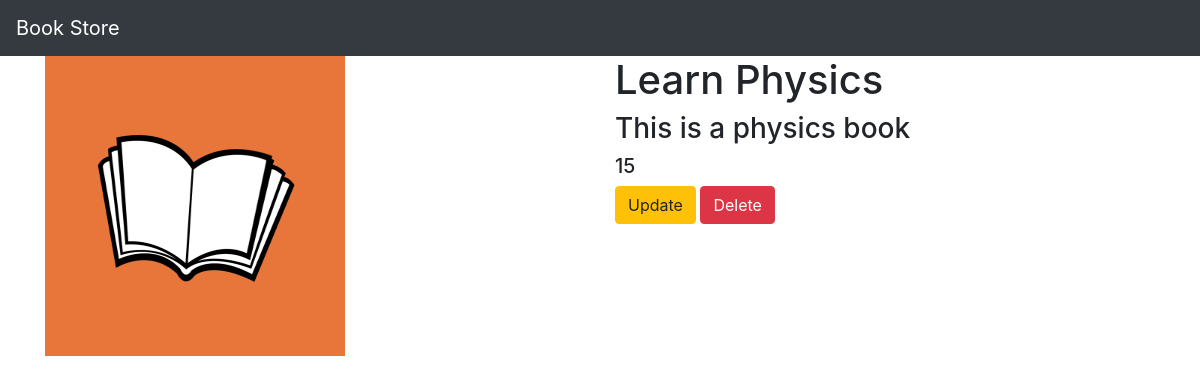
The app's page /book/5/ with its own data.
### myapp/models.py (models this page shows, shortened)
class Book(models.Model):
    name = models.CharField(max_length=100)
    desc = models.CharField(max_length=300)
    price = models.IntegerField()
    book_image = models.ImageField(default='default.jpg', upload_to='book_images')

### myapp/views.py (the view)
# urls.py: path('book/<int:book_id>/',  views.detail, name='detail'),
def detail(request, book_id):
    if request.method == 'POST':
        return redirect('/update', book_id=book_id)
    book = Book.objects.get(id=book_id)
    return render(request, 'myapp/detail.html',  {'book': book})

### myapp/templates/myapp/detail.html
{% extends 'myapp/base.html' %}
{% block body %}
<div class="container">
    <div  class="row">
        <div class="col-md-6">
            <img width="300" height="300" src="{{book.book_image.url}}">
        </div>
        <div class="col-md-6">
            <h1>{{book.name}}</h1>
            <h3>{{book.desc}}</h3>
            <h5>{{book.price}}</h5>
            <a class="btn btn-warning" href="{% url 'myapp:update' book.id %}">Update</a>
            <a class="btn btn-danger" href="{% url 'myapp:delete' book.id %}">Delete</a>
        </div>
    </div>
</div>
{% endblock %}

### records on screen
Book: book_image (picture), name "Learn Physics", desc "This is a physics book", price "15"
